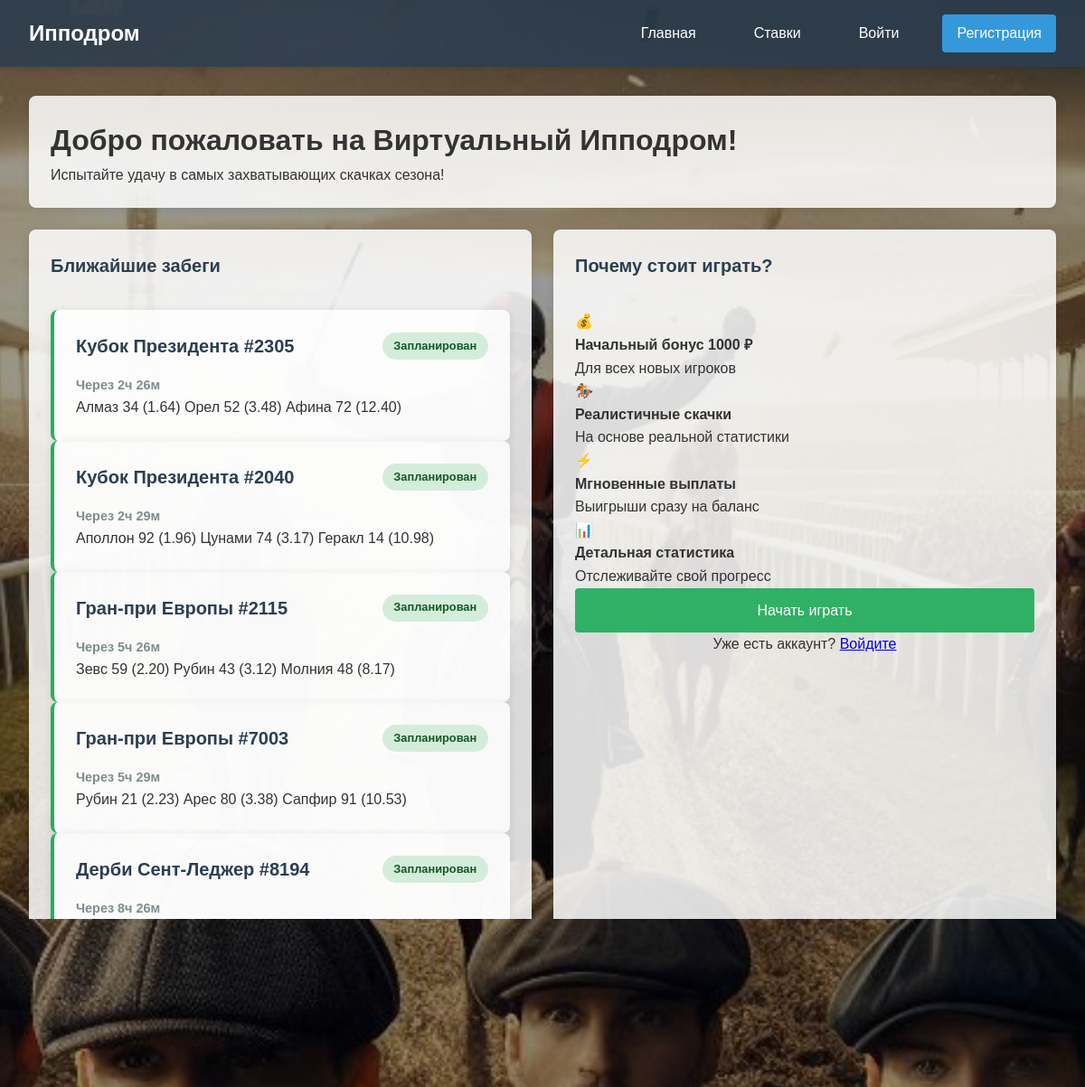
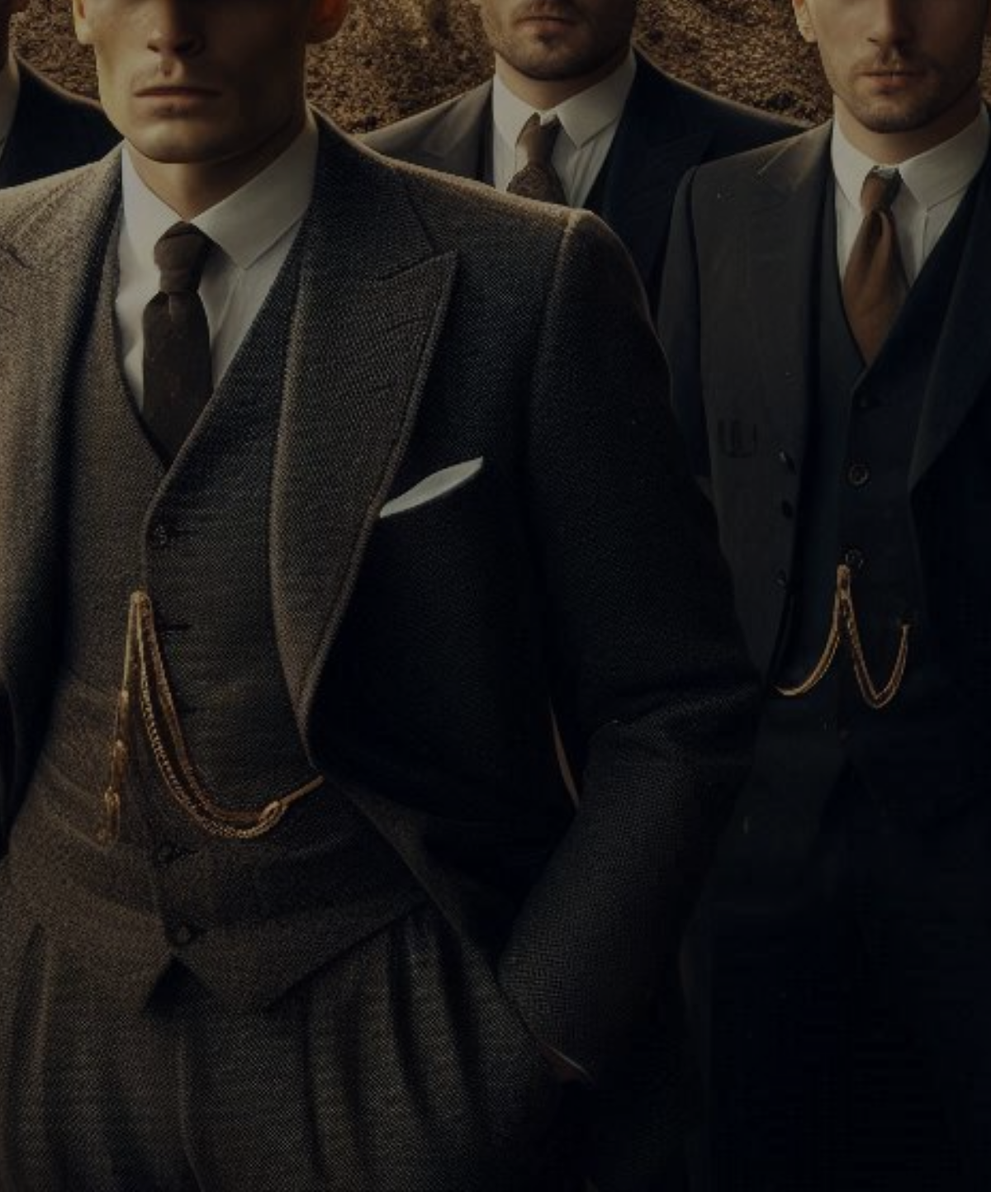
The page / on the database its author committed (2 pictures, top to bottom).
### betting/models.py (models this page shows, shortened)
class Race(models.Model):
    STATUS_CHOICES = [
        ('scheduled', 'Запланирован'),
        ('in_progress', 'В процессе'),
        ('finished', 'Завершен'),
        ('cancelled', 'Отменен'),
    ]
    name = models.CharField(max_length=200)
    start_time = models.DateTimeField()
    status = models.CharField(max_length=20, choices=STATUS_CHOICES, default='scheduled')
    created_at = models.DateTimeField(auto_now_add=True)
    winner = models.ForeignKey('Horse', on_delete=models.SET_NULL, null=True, blank=True, related_name='won_races')
    def get_status_display(self):
        return dict(self.STATUS_CHOICES).get(self.status, self.status)

class Horse(models.Model):
    race = models.ForeignKey(Race, on_delete=models.CASCADE, related_name='horses')
    name = models.CharField(max_length=100)
    odds = models.DecimalField(max_digits=5, decimal_places=2, default=2.0)
    color = models.CharField(max_length=50, blank=True)
    jockey = models.CharField(max_length=100, blank=True)

### betting/views.py (the view, shortened to what this page needs)
# urls.py: path('', views.home, name='home'),
def home(request):
    from .tasks import auto_settle_races
    try:
        settlement_results = auto_settle_races()
        if settlement_results:
            messages.info(request, 'Некоторые забеги были автоматически завершены')
    except Exception as e:
        pass
    scheduled_races = Race.objects.filter(status='scheduled')
    context = {}
    upcoming_races = Race.objects.filter(
        status='scheduled',
        start_time__gte=timezone.now()
    ).order_by('start_time')[:5]
    recent_races = Race.objects.filter(
        status='finished'
    ).order_by('-start_time')[:3]
    context.update({
        'upcoming_races': upcoming_races,
        'recent_races': recent_races
    })
    return render(request, 'betting/home.html', context)

### betting/tasks.py (called while the page is built, shortened)
def auto_settle_races():
    races_to_settle = Race.objects.filter(
        status='scheduled',
        start_time__lte=timezone.now()  # ← Ищем забеги, которые уже должны были начаться
    )
    results = []
    return results

### betting/templates/betting/home.html (shortened to what this page needs)
{% extends 'betting/base.html' %}
{% load static %}
{% block content %}
<div class="welcome-section card">
    <h1>Добро пожаловать на Виртуальный Ипподром!</h1>
    <p>Испытайте удачу в самых захватывающих скачках сезона!</p>
</div>
{% if user.is_authenticated %}
<div class="grid grid-2">
    <div class="card">
        <div class="card-header">
            <h2 class="card-title">Ваш игровой профиль</h2>
        </div>
        <div class="player-stats">
            <div class="level-badge">
                <div class="level-icon">🏆</div>
                <div class="level-info">
                    <div class="level-name">{{ player_level }}</div>
                    <div class="level-desc">{{ level_description }}</div>
                </div>
            </div>
            <div class="stats-grid">
                <div class="stat-card">
                    <div class="stat-value">{{ total_bets }}</div>
                    <div class="stat-label">Всего ставок</div>
                </div>
                <div class="stat-card">
                    <div class="stat-value {% if win_rate >= 30 %}stat-positive{% elif win_rate >= 15 %}stat-neutral{% else %}stat-negative{% endif %}">
                        {{ win_rate }}%
                    </div>
                    <div class="stat-label">Процент побед</div>
                </div>
                <div class="stat-card">
                    <div class="stat-value">{{ active_bets }}</div>
                    <div class="stat-label">Активные ставки</div>
                </div>
                <div class="stat-card">
                    <div class="stat-value stat-positive">+{{ total_won }} ₽</div>
                    <div class="stat-label">Общий выигрыш</div>
                </div>
            </div>
            <div class="next-goal">
                <h3>🎯 Следующая цель</h3>
                <p>{{ next_goal }}</p>
            </div>
            <div class="motivation-tip">
                <h3>💡 Совет дня</h3>
                <p>Изучайте статистику лошадей - фавориты выигрывают чаще, но аутсайдеры приносят больше!</p>
            </div>
        </div>
    </div>
    <div class="card">
        <div class="card-header">
            <h2 class="card-title">Ближайшие забеги</h2>
        </div>
        <div class="race-list">
            {% for race in upcoming_races %}
            <div class="race-card upcoming">
                <div class="race-header">
                    <div class="race-name">{{ race.name }}</div>
                    <div class="race-status status-scheduled">{{ race.get_status_display }}</div>
                </div>
                <div class="race-time">
                    <span class="race-timer" data-start-time="{{ race.start_time|date:'c' }}">
                        {{ race.start_time }}
                    </span>
                </div>
                <div class="race-horses">
                    {% for horse in race.horses.all|slice:":3" %}
                    <span class="horse-badge">{{ horse.name }} ({{ horse.odds }})</span>
                    {% endfor %}
                </div>
                <a href="{% url 'betting:place_bet_race' race.id %}" class="btn btn-primary btn-block">
                    🐎 Сделать ставку
                </a>
            </div>
            {% empty %}
            <div class="no-races">
                <p>Нет запланированных забегов</p>
                <p>Новые забеги появятся скоро!</p>
            </div>
            {% endfor %}
        </div>
    </div>
</div>
{% else %}
<div class="grid grid-2">
    <div class="card">
        <div class="card-header">
            <h2 class="card-title">Ближайшие забеги</h2>
        </div>
        <div class="race-list">
            {% for race in upcoming_races %}
            <div class="race-card upcoming">
                <div class="race-header">
                    <div class="race-name">{{ race.name }}</div>
                    <div class="race-status status-scheduled">{{ race.get_status_display }}</div>
                </div>
                <div class="race-time">
                    <span class="race-timer" data-start-time="{{ race.start_time|date:'c' }}">
                    </span>
                </div>
                <div class="race-horses">
                    {% for horse in race.horses.all|slice:":3" %}
                    <span class="horse-badge">{{ horse.name }} ({{ horse.odds }})</span>
                    {% endfor %}
                </div>
            </div>
            {% empty %}
            <div class="no-races">
                <p>Нет запланированных забегов</p>
            </div>
            {% endfor %}
        </div>
    </div>
    <div class="card">
        <div class="card-header">
            <h2 class="card-title">Почему стоит играть?</h2>
        </div>
        <div class="features-list">
            <div class="feature-item">
                <span class="feature-icon">💰</span>
                <div class="feature-text">
                    <strong>Начальный бонус 1000 ₽</strong>
                    <p>Для всех новых игроков</p>
                </div>
            </div>
            <div class="feature-item">
                <span class="feature-icon">🏇</span>
                <div class="feature-text">
                    <strong>Реалистичные скачки</strong>
                    <p>На основе реальной статистики</p>
                </div>
            </div>
            <div class="feature-item">
                <span class="feature-icon">⚡</span>
                <div class="feature-text">
                    <strong>Мгновенные выплаты</strong>
                    <p>Выигрыши сразу на баланс</p>
                </div>
            </div>
            <div class="feature-item">
                <span class="feature-icon">📊</span>
                <div class="feature-text">
                    <strong>Детальная статистика</strong>
                    <p>Отслеживайте свой прогресс</p>
                </div>
            </div>
        </div>
        <div class="auth-promo">
            <a href="{% url 'betting:register' %}" class="btn btn-success btn-block">Начать играть</a>
            <p>Уже есть аккаунт? <a href="{% url 'betting:login' %}">Войдите</a></p>
        </div>
    </div>
</div>
{% endif %}
{% if recent_races %}
<div class="card">
    <div class="card-header">
        <h2 class="card-title">Недавние результаты</h2>
    </div>
    <div class="race-list">
        {% for race in recent_races %}
        <div class="race-card finished">
            <div class="race-header">
                <div class="race-name">{{ race.name }}</div>
                <div class="race-status status-finished">{{ race.get_status_display }}</div>
            </div>
            {% if race.winner %}
            <div class="race-winner">
                🏆 Победитель: <strong>{{ race.winner.name }}</strong>
            </div>
            {% endif %}
            <div class="race-time">{{ race.start_time }}</div>
        </div>
        {% endfor %}
    </div>
</div>
{% endif %}
{% endblock %}

### betting/templates/betting/base.html (shortened to what this page needs)
<!DOCTYPE html>
<html lang="ru">
<head>
    {% load static %}
    <link rel="stylesheet" href="{% static 'betting/css/style.css' %}">
</head>
<body>
    <nav class="navbar">
        <div class="nav-container">
            <div class="nav-logo">
                <a href="{% url 'betting:home' %}">Ипподром</a>
            </div>
            <div class="nav-menu">
                <a href="{% url 'betting:home' %}" class="nav-link">Главная</a>
                <a href="{% url 'betting:place_bet' %}" class="nav-link">Ставки</a>
                {% if user.is_authenticated %}
                    <a href="{% url 'betting:bet_history' %}" class="nav-link">История</a>
                    <a href="{% url 'betting:user_stats' %}" class="nav-link">Статистика</a>
                    <div class="user-info">
                        <a href="{% url 'betting:transaction_history' %}" class="username">{{ user.username }}</a>
                        <a href="{% url 'betting:deposit' %}" class="balance">{{ user.betting_profile.balance }} ₽</a>
                    </div>
                    <a href="{% url 'betting:withdraw' %}" class="nav-link">Вывод</a>
                    <a href="#image-showcase" class="nav-link">Просмотр фона</a>
                    <a href="{% url 'betting:logout' %}" class="nav-link logout">Выйти</a>
                {% else %}
                    <a href="{% url 'betting:login' %}" class="nav-link">Войти</a>
                    <a href="{% url 'betting:register' %}" class="nav-link register">Регистрация</a>
                {% endif %}
            </div>
        </div>
    </nav>
    <main class="main-content">
        {% block content %}
        {% endblock %}
    </main>
    <section id="image-showcase" class="full-image-showcase">
        <div class="showcase-content">
            <h1 class="showcase-title">Виртуальный Ипподром</h1>
            <p class="showcase-subtitle">Лучшие скачки и ставки</p>
        </div>
    </section>
    <footer class="footer">
        <div class="footer-container">
            <p>&copy; 2024 Система ставок на ипподроме. Все права защищены.</p>
            <a href="{% url 'betting:terms' %}">Правила и условия</a>
        </div>
    </footer>
</body>
</html>

### betting/static/betting/css/style.css (style rules this page uses)
* { margin: 0; padding: 0; box-sizing: border-box; }
body { font-family: 'Arial', sans-serif; line-height: 1.6; color: #333; background: none; margin: 0; padding: 0; }
body { background: url('../images/backgrounds/background1.jpg') no-repeat center center fixed; background-size: cover; min-height: 100vh; }
body::before { content: ''; position: fixed; top: 0; left: 0; right: 0; bottom: 0; background: rgba(0, 0, 0, 0.4); z-index: -1; }
.main-content { background: none; min-height: calc(100vh - 140px); position: relative; max-width: 1200px; margin: 2rem auto; padding: 0 2rem; }
.navbar { background: rgba(44, 62, 80, 0.85); color: white; padding: 1rem 0; box-shadow: 0 2px 5px rgba(0,0,0,0.1); }
.nav-container { max-width: 1200px; margin: 0 auto; display: flex; justify-content: space-between; align-items: center; padding: 0 2rem; }
.nav-logo a { font-size: 1.5rem; font-weight: bold; color: white; text-decoration: none; }
.nav-menu { display: flex; align-items: center; gap: 2rem; }
.nav-link { color: white; text-decoration: none; padding: 0.5rem 1rem; border-radius: 4px; transition: background 0.3s; }
.register { background: #3498db; }
.card { background: rgba(255, 255, 255, 0.85); border-radius: 8px; padding: 1.5rem; margin-bottom: 1.5rem; box-shadow: 0 2px 10px rgba(0,0,0,0.1); }
.card-header { border-bottom: 1px solid #eee; padding-bottom: 1rem; margin-bottom: 1rem; }
.card-title { font-size: 1.25rem; font-weight: bold; color: #2c3e50; }
.btn { display: inline-block; padding: 0.75rem 1.5rem; border: none; border-radius: 4px; cursor: pointer; text-decoration: none; text-align: center; font-size: 1rem; transition: background 0.3s; opacity: 0.95; }
.btn-success { background: #27ae60; color: white; }
.btn-block { display: block; width: 100%; }
.grid { display: grid; gap: 1.5rem; }
.grid-2 { grid-template-columns: repeat(auto-fit, minmax(300px, 1fr)); }
.race-card { background: rgba(255, 255, 255, 0.85); border-radius: 8px; padding: 1.5rem; box-shadow: 0 2px 10px rgba(0,0,0,0.1); border-left: 4px solid #3498db; }
.race-card.upcoming { border-left-color: #27ae60; }
.race-card.finished { border-left-color: #95a5a6; }
.race-header { display: flex; justify-content: space-between; align-items: center; margin-bottom: 1rem; }
.race-name { font-size: 1.25rem; font-weight: bold; color: #2c3e50; }
.race-time { color: #7f8c8d; font-size: 0.9rem; }
.race-status { padding: 0.3rem 0.8rem; border-radius: 20px; font-size: 0.8rem; font-weight: bold; }
.status-scheduled { background: #d4edda; color: #155724; }
.status-finished { background: #f8f9fa; color: #6c757d; }
.footer { background: rgba(44, 62, 80, 0.85); color: white; padding: 2rem 0; margin-top: 3rem; }
.footer-container { max-width: 1200px; margin: 0 auto; padding: 0 2rem; display: flex; justify-content: space-between; align-items: center; }
.footer a { color: #3498db; text-decoration: none; }
.race-timer { font-weight: bold; }
.auth-promo { text-align: center; }
.full-image-showcase { background: url('../images/backgrounds/background1.jpg') no-repeat center center; background-size: cover; height: 100vh; position: relative; margin-top: 3rem; }
.full-image-showcase::before { display: none; }
.showcase-content { position: absolute; top: 50%; left: 50%; transform: translate(-50%, -50%); text-align: center; color: white; text-shadow: 2px 2px 4px rgba(0,0,0,0.5); }
.showcase-title { font-size: 3rem; font-weight: bold; margin-bottom: 1rem; }
.showcase-subtitle { font-size: 1.5rem; opacity: 0.9; }

### rows shown on the page
Race: name "Кубок Президента #2305", status "Запланирован"
Horse: name "Алмаз 34", odds "1.64"
Horse: name "Орел 52", odds "3.48"
Horse: name "Афина 72", odds "12.40"
Race: name "Кубок Президента #2040", status "Запланирован"
Horse: name "Аполлон 92", odds "1.96"
Horse: name "Цунами 74", odds "3.17"
Horse: name "Геракл 14", odds "10.98"
Race: name "Гран-при Европы #2115", status "Запланирован"
Horse: name "Зевс 59", odds "2.20"
Horse: name "Рубин 43", odds "3.12"
Horse: name "Молния 48", odds "8.17"
Race: name "Гран-при Европы #7003", status "Запланирован"
Horse: name "Рубин 21", odds "2.23"
Horse: name "Арес 80", odds "3.38"
Horse: name "Сапфир 91", odds "10.53"
Race: name "Дерби Сент-Леджер #8194", status "Запланирован"
Horse: name "Тайфун 66", odds "2.10"
Horse: name "Сокол 73", odds "2.63"
Horse: name "Рубин 11", odds "8.27"
Race: name "Осенний Марафон", status "Завершен", winner.name "Ветер Свободы", start_time "Nov. 13, 2025, 1:47 p.m."
Race: name "Гран-при Лета", status "Завершен", winner.name "Золотой Век", start_time "Nov. 12, 2025, 1:47 p.m."
Race: name "Кубок Весны", status "Завершен", winner.name "Ветер Свободы", start_time "Nov. 11, 2025, 2:05 p.m."
